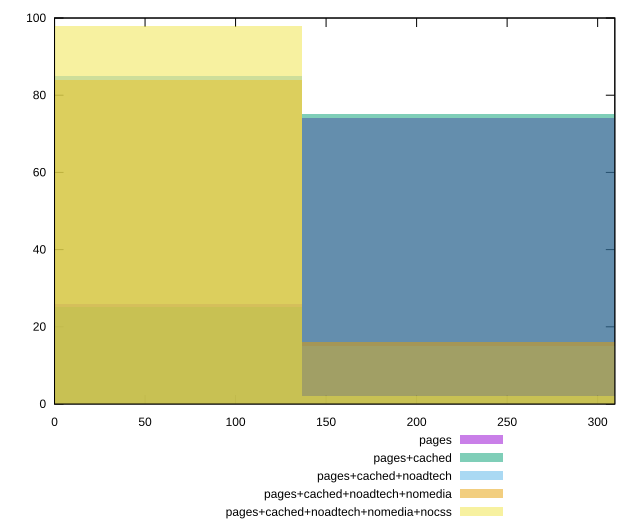

Here is the gnuplot script that generated this plot:
reset

$pages <<EOF
273.9214678152906 74
0 26
EOF

$pagesCached <<EOF
273.9214678152906 75
0 25
EOF

$pagesCachedNoadtech <<EOF
0 85
273.9214678152906 15
EOF

$pagesCachedNoadtechNomedia <<EOF
273.9214678152906 16
0 84
EOF

$pagesCachedNoadtechNomediaNocss <<EOF
273.9214678152906 2
0 98
EOF

set key outside below
set boxwidth 273.9214678152906
set xrange [0:309.492]
set yrange [0:100]
set trange [0:100]
set style fill transparent solid 0.5 noborder
set terminal svg size 640, 530 enhanced background rgb 'white'
set output "report_00018_2021-02-10T15-25-16.877Z/uses-rel-preconnect/comparison/histogram/all_raw.svg"

plot $pages title "pages" with boxes, \
     $pagesCached title "pages+cached" with boxes, \
     $pagesCachedNoadtech title "pages+cached+noadtech" with boxes, \
     $pagesCachedNoadtechNomedia title "pages+cached+noadtech+nomedia" with boxes, \
     $pagesCachedNoadtechNomediaNocss title "pages+cached+noadtech+nomedia+nocss" with boxes

reset
